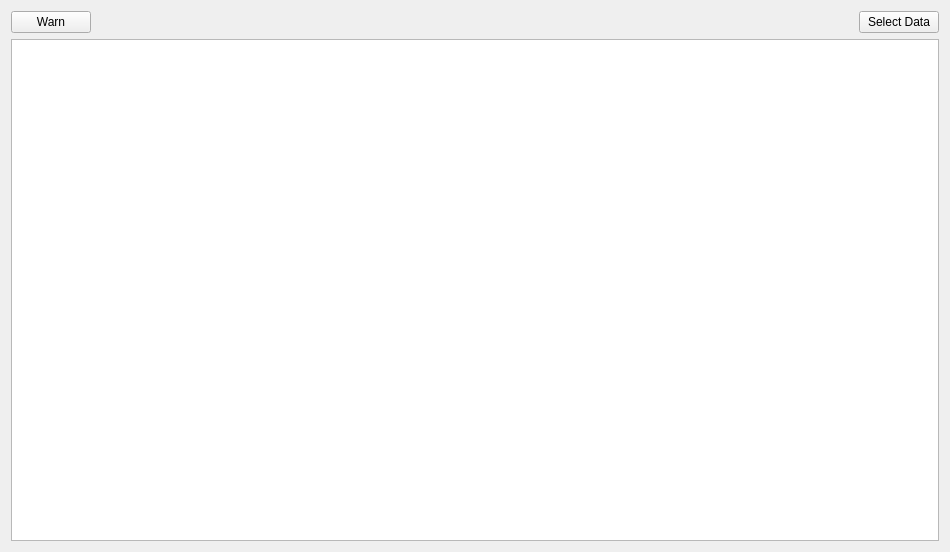
<?xml version="1.0" encoding="UTF-8"?>
<ui version="4.0">
    <class>Form</class>
    <widget class="QWidget" name="Form">
        <property name="geometry">
            <rect>
                <x>0</x>
                <y>0</y>
                <width>950</width>
                <height>552</height>
            </rect>
        </property>
        <property name="windowTitle">
            <string>Form</string>
        </property>
        <layout class="QVBoxLayout" name="verticalLayout">
            <item>
                <layout class="QHBoxLayout" name="horizontalLayout">
                    <item>
                        <widget class="QPushButton" name="pushButton_2">
                            <property name="text">
                                <string>Warn</string>
                            </property>
                        </widget>
                    </item>
                    <item>
                        <spacer name="horizontalSpacer">
                            <property name="orientation">
                                <enum>Qt::Horizontal</enum>
                            </property>
                            <property name="sizeHint" stdset="0">
                                <size>
                                    <width>40</width>
                                    <height>20</height>
                                </size>
                            </property>
                        </spacer>
                    </item>
                    <item>
                        <widget class="QPushButton" name="pushButton">
                            <property name="text">
                                <string>Select Data</string>
                            </property>
                        </widget>
                    </item>
                </layout>
            </item>
            <item>
                <widget class="TableView" name="tableView"/>
            </item>
        </layout>
    </widget>
    <customwidgets>
        <customwidget>
            <class>TableView</class>
            <extends>QTableView</extends>
            <header>boreholeGUI.module.data_frame_table.ui</header>
        </customwidget>
    </customwidgets>
    <resources/>
    <connections/>
</ui>
